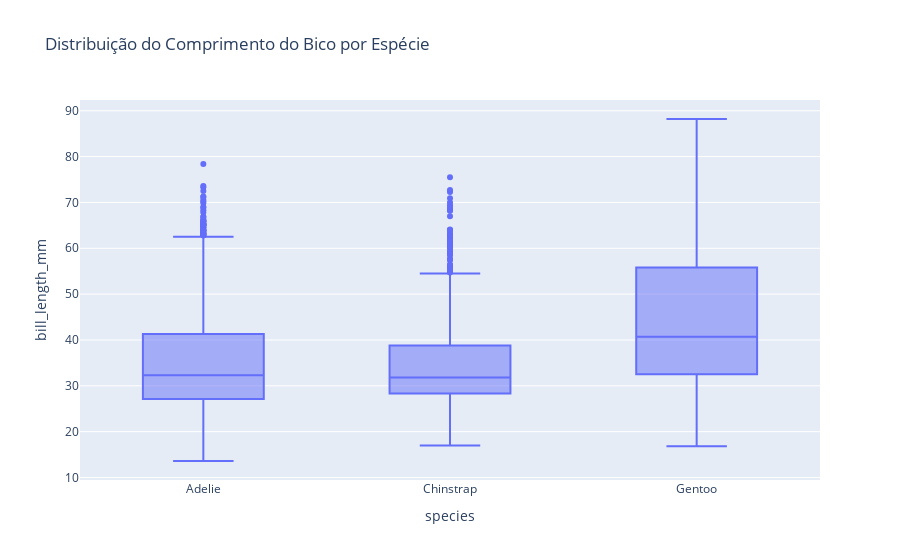

Here is the notebook cell this chart was saved with:
### Code cell
# Gráfico de boxplot para comparar o comprimento do bico entre as espécies
fig_bill_length = px.box(dataset_penguins, x='species', y='bill_length_mm', title='Distribuição do Comprimento do Bico por Espécie')
fig_bill_length.show()

### Figure 1 — Plotly figure (JSON) as saved in the notebook; plotly's stock layout.template omitted (floating-point values rounded to 4 significant figures; data arrays with more than 128 entries replaced by an {"elided": "..."} marker saying what was removed)
{"data": [{"alignmentgroup": "True", "hovertemplate": "species=%{x}<br>bill_length_mm=%{y}<extra></extra>", "legendgroup": "", "marker": {"color": "#636efa"}, "name": "", "notched": false, "offsetgroup": "", "orientation": "v", "showlegend": false, "type": "box", "x": {"elided": "3430 str values"}, "x0": " ", "xaxis": "x", "y": {"elided": "3430 float values"}, "y0": " ", "yaxis": "y"}], "layout": {"autosize": true, "boxmode": "group", "legend": {"tracegroupgap": 0}, "title": {"text": "Distribuição do Comprimento do Bico por Espécie"}, "xaxis": {"anchor": "y", "autorange": true, "domain": [0, 1], "range": [-0.5, 2.5], "title": {"text": "species"}, "type": "category"}, "yaxis": {"anchor": "x", "autorange": true, "domain": [0, 1], "range": [9.456, 92.34], "title": {"text": "bill_length_mm"}, "type": "linear"}}}
